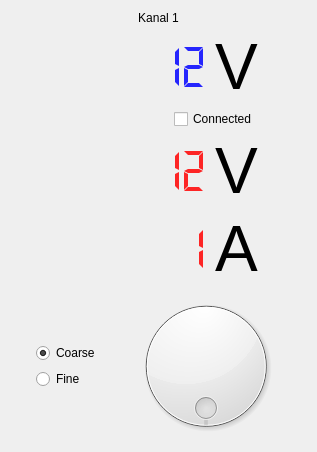
<?xml version="1.0" encoding="UTF-8"?>
<ui version="4.0">
 <class>StandardMode</class>
 <widget class="QWidget" name="StandardMode">
  <property name="geometry">
   <rect>
    <x>0</x>
    <y>0</y>
    <width>317</width>
    <height>444</height>
   </rect>
  </property>
  <property name="sizePolicy">
   <sizepolicy hsizetype="Fixed" vsizetype="Fixed">
    <horstretch>0</horstretch>
    <verstretch>0</verstretch>
   </sizepolicy>
  </property>
  <property name="windowTitle">
   <string>StandardMode</string>
  </property>
  <layout class="QVBoxLayout" name="verticalLayout">
   <item>
    <widget class="QLabel" name="channel_label">
     <property name="layoutDirection">
      <enum>Qt::LeftToRight</enum>
     </property>
     <property name="text">
      <string>Kanal 1</string>
     </property>
     <property name="alignment">
      <set>Qt::AlignCenter</set>
     </property>
    </widget>
   </item>
   <item>
    <layout class="QHBoxLayout" name="horizontalLayout_6">
     <item>
      <spacer name="horizontalSpacer_3">
       <property name="orientation">
        <enum>Qt::Horizontal</enum>
       </property>
       <property name="sizeHint" stdset="0">
        <size>
         <width>40</width>
         <height>20</height>
        </size>
       </property>
      </spacer>
     </item>
     <item>
      <layout class="QVBoxLayout" name="verticalLayout_3">
       <item>
        <layout class="QHBoxLayout" name="horizontalLayout_5">
         <item>
          <widget class="QLCDNumber" name="set_voltage_lcd">
           <property name="sizePolicy">
            <sizepolicy hsizetype="Fixed" vsizetype="Fixed">
             <horstretch>0</horstretch>
             <verstretch>0</verstretch>
            </sizepolicy>
           </property>
           <property name="minimumSize">
            <size>
             <width>150</width>
             <height>48</height>
            </size>
           </property>
           <property name="palette">
            <palette>
             <active>
              <colorrole role="WindowText">
               <brush brushstyle="SolidPattern">
                <color alpha="216">
                 <red>0</red>
                 <green>0</green>
                 <blue>255</blue>
                </color>
               </brush>
              </colorrole>
             </active>
             <inactive>
              <colorrole role="WindowText">
               <brush brushstyle="SolidPattern">
                <color alpha="216">
                 <red>0</red>
                 <green>0</green>
                 <blue>255</blue>
                </color>
               </brush>
              </colorrole>
             </inactive>
             <disabled>
              <colorrole role="WindowText">
               <brush brushstyle="SolidPattern">
                <color alpha="63">
                 <red>0</red>
                 <green>0</green>
                 <blue>0</blue>
                </color>
               </brush>
              </colorrole>
             </disabled>
            </palette>
           </property>
           <property name="autoFillBackground">
            <bool>false</bool>
           </property>
           <property name="frameShape">
            <enum>QFrame::NoFrame</enum>
           </property>
           <property name="smallDecimalPoint">
            <bool>false</bool>
           </property>
           <property name="digitCount">
            <number>6</number>
           </property>
           <property name="segmentStyle">
            <enum>QLCDNumber::Flat</enum>
           </property>
           <property name="value" stdset="0">
            <double>12.000000000000000</double>
           </property>
           <property name="intValue" stdset="0">
            <number>12</number>
           </property>
          </widget>
         </item>
         <item>
          <widget class="QLabel" name="label_2">
           <property name="sizePolicy">
            <sizepolicy hsizetype="Fixed" vsizetype="Fixed">
             <horstretch>0</horstretch>
             <verstretch>0</verstretch>
            </sizepolicy>
           </property>
           <property name="font">
            <font>
             <pointsize>48</pointsize>
             <weight>50</weight>
             <bold>false</bold>
            </font>
           </property>
           <property name="text">
            <string>V</string>
           </property>
           <property name="textInteractionFlags">
            <set>Qt::NoTextInteraction</set>
           </property>
          </widget>
         </item>
        </layout>
       </item>
       <item>
        <layout class="QHBoxLayout" name="horizontalLayout_8">
         <item>
          <spacer name="horizontalSpacer_7">
           <property name="orientation">
            <enum>Qt::Horizontal</enum>
           </property>
           <property name="sizeHint" stdset="0">
            <size>
             <width>40</width>
             <height>20</height>
            </size>
           </property>
          </spacer>
         </item>
         <item>
          <widget class="QCheckBox" name="change_voltage_check_box">
           <property name="text">
            <string>Connected</string>
           </property>
           <property name="checkable">
            <bool>false</bool>
           </property>
          </widget>
         </item>
        </layout>
       </item>
      </layout>
     </item>
     <item>
      <spacer name="horizontalSpacer_4">
       <property name="orientation">
        <enum>Qt::Horizontal</enum>
       </property>
       <property name="sizeHint" stdset="0">
        <size>
         <width>40</width>
         <height>20</height>
        </size>
       </property>
      </spacer>
     </item>
    </layout>
   </item>
   <item>
    <layout class="QHBoxLayout" name="horizontalLayout_4">
     <item>
      <spacer name="horizontalSpacer_5">
       <property name="orientation">
        <enum>Qt::Horizontal</enum>
       </property>
       <property name="sizeHint" stdset="0">
        <size>
         <width>40</width>
         <height>20</height>
        </size>
       </property>
      </spacer>
     </item>
     <item>
      <widget class="QLCDNumber" name="real_voltage_lcd">
       <property name="sizePolicy">
        <sizepolicy hsizetype="Fixed" vsizetype="Fixed">
         <horstretch>0</horstretch>
         <verstretch>0</verstretch>
        </sizepolicy>
       </property>
       <property name="minimumSize">
        <size>
         <width>150</width>
         <height>48</height>
        </size>
       </property>
       <property name="palette">
        <palette>
         <active>
          <colorrole role="WindowText">
           <brush brushstyle="SolidPattern">
            <color alpha="216">
             <red>255</red>
             <green>0</green>
             <blue>0</blue>
            </color>
           </brush>
          </colorrole>
         </active>
         <inactive>
          <colorrole role="WindowText">
           <brush brushstyle="SolidPattern">
            <color alpha="216">
             <red>255</red>
             <green>0</green>
             <blue>0</blue>
            </color>
           </brush>
          </colorrole>
         </inactive>
         <disabled>
          <colorrole role="WindowText">
           <brush brushstyle="SolidPattern">
            <color alpha="63">
             <red>0</red>
             <green>0</green>
             <blue>0</blue>
            </color>
           </brush>
          </colorrole>
         </disabled>
        </palette>
       </property>
       <property name="autoFillBackground">
        <bool>false</bool>
       </property>
       <property name="frameShape">
        <enum>QFrame::NoFrame</enum>
       </property>
       <property name="smallDecimalPoint">
        <bool>false</bool>
       </property>
       <property name="digitCount">
        <number>6</number>
       </property>
       <property name="segmentStyle">
        <enum>QLCDNumber::Flat</enum>
       </property>
       <property name="value" stdset="0">
        <double>12.000000000000000</double>
       </property>
       <property name="intValue" stdset="0">
        <number>12</number>
       </property>
      </widget>
     </item>
     <item>
      <widget class="QLabel" name="label_3">
       <property name="sizePolicy">
        <sizepolicy hsizetype="Fixed" vsizetype="Fixed">
         <horstretch>0</horstretch>
         <verstretch>0</verstretch>
        </sizepolicy>
       </property>
       <property name="font">
        <font>
         <pointsize>48</pointsize>
         <weight>50</weight>
         <bold>false</bold>
        </font>
       </property>
       <property name="text">
        <string>V</string>
       </property>
       <property name="textInteractionFlags">
        <set>Qt::NoTextInteraction</set>
       </property>
      </widget>
     </item>
     <item>
      <spacer name="horizontalSpacer_6">
       <property name="orientation">
        <enum>Qt::Horizontal</enum>
       </property>
       <property name="sizeHint" stdset="0">
        <size>
         <width>40</width>
         <height>20</height>
        </size>
       </property>
      </spacer>
     </item>
    </layout>
   </item>
   <item>
    <layout class="QHBoxLayout" name="horizontalLayout">
     <item>
      <spacer name="horizontalSpacer">
       <property name="orientation">
        <enum>Qt::Horizontal</enum>
       </property>
       <property name="sizeHint" stdset="0">
        <size>
         <width>40</width>
         <height>20</height>
        </size>
       </property>
      </spacer>
     </item>
     <item>
      <widget class="QLCDNumber" name="current_lcd">
       <property name="sizePolicy">
        <sizepolicy hsizetype="Fixed" vsizetype="Fixed">
         <horstretch>0</horstretch>
         <verstretch>0</verstretch>
        </sizepolicy>
       </property>
       <property name="minimumSize">
        <size>
         <width>150</width>
         <height>48</height>
        </size>
       </property>
       <property name="palette">
        <palette>
         <active>
          <colorrole role="WindowText">
           <brush brushstyle="SolidPattern">
            <color alpha="216">
             <red>255</red>
             <green>0</green>
             <blue>0</blue>
            </color>
           </brush>
          </colorrole>
         </active>
         <inactive>
          <colorrole role="WindowText">
           <brush brushstyle="SolidPattern">
            <color alpha="216">
             <red>255</red>
             <green>0</green>
             <blue>0</blue>
            </color>
           </brush>
          </colorrole>
         </inactive>
         <disabled>
          <colorrole role="WindowText">
           <brush brushstyle="SolidPattern">
            <color alpha="63">
             <red>0</red>
             <green>0</green>
             <blue>0</blue>
            </color>
           </brush>
          </colorrole>
         </disabled>
        </palette>
       </property>
       <property name="autoFillBackground">
        <bool>false</bool>
       </property>
       <property name="frameShape">
        <enum>QFrame::NoFrame</enum>
       </property>
       <property name="frameShadow">
        <enum>QFrame::Raised</enum>
       </property>
       <property name="digitCount">
        <number>6</number>
       </property>
       <property name="segmentStyle">
        <enum>QLCDNumber::Flat</enum>
       </property>
       <property name="value" stdset="0">
        <double>1.000000000000000</double>
       </property>
       <property name="intValue" stdset="0">
        <number>1</number>
       </property>
      </widget>
     </item>
     <item>
      <widget class="QLabel" name="label">
       <property name="sizePolicy">
        <sizepolicy hsizetype="Fixed" vsizetype="Fixed">
         <horstretch>0</horstretch>
         <verstretch>0</verstretch>
        </sizepolicy>
       </property>
       <property name="font">
        <font>
         <pointsize>48</pointsize>
         <weight>50</weight>
         <bold>false</bold>
        </font>
       </property>
       <property name="text">
        <string>A</string>
       </property>
       <property name="textInteractionFlags">
        <set>Qt::NoTextInteraction</set>
       </property>
      </widget>
     </item>
     <item>
      <spacer name="horizontalSpacer_2">
       <property name="orientation">
        <enum>Qt::Horizontal</enum>
       </property>
       <property name="sizeHint" stdset="0">
        <size>
         <width>40</width>
         <height>20</height>
        </size>
       </property>
      </spacer>
     </item>
    </layout>
   </item>
   <item>
    <layout class="QHBoxLayout" name="horizontalLayout_3">
     <item>
      <layout class="QVBoxLayout" name="verticalLayout_2">
       <property name="sizeConstraint">
        <enum>QLayout::SetMinimumSize</enum>
       </property>
       <item>
        <spacer name="verticalSpacer">
         <property name="orientation">
          <enum>Qt::Vertical</enum>
         </property>
         <property name="sizeHint" stdset="0">
          <size>
           <width>20</width>
           <height>40</height>
          </size>
         </property>
        </spacer>
       </item>
       <item>
        <widget class="QRadioButton" name="coarse_radio_button">
         <property name="sizePolicy">
          <sizepolicy hsizetype="Fixed" vsizetype="Fixed">
           <horstretch>0</horstretch>
           <verstretch>0</verstretch>
          </sizepolicy>
         </property>
         <property name="text">
          <string>Coarse</string>
         </property>
         <property name="checked">
          <bool>true</bool>
         </property>
        </widget>
       </item>
       <item>
        <widget class="QRadioButton" name="fine_radio_button">
         <property name="sizePolicy">
          <sizepolicy hsizetype="Fixed" vsizetype="Fixed">
           <horstretch>0</horstretch>
           <verstretch>0</verstretch>
          </sizepolicy>
         </property>
         <property name="text">
          <string>Fine</string>
         </property>
        </widget>
       </item>
       <item>
        <spacer name="verticalSpacer_2">
         <property name="orientation">
          <enum>Qt::Vertical</enum>
         </property>
         <property name="sizeHint" stdset="0">
          <size>
           <width>20</width>
           <height>40</height>
          </size>
         </property>
        </spacer>
       </item>
      </layout>
     </item>
     <item>
      <widget class="QDial" name="dial">
       <property name="sizePolicy">
        <sizepolicy hsizetype="Fixed" vsizetype="Fixed">
         <horstretch>0</horstretch>
         <verstretch>0</verstretch>
        </sizepolicy>
       </property>
       <property name="minimumSize">
        <size>
         <width>150</width>
         <height>150</height>
        </size>
       </property>
       <property name="maximum">
        <number>10</number>
       </property>
       <property name="singleStep">
        <number>1</number>
       </property>
       <property name="pageStep">
        <number>1</number>
       </property>
       <property name="invertedAppearance">
        <bool>false</bool>
       </property>
       <property name="invertedControls">
        <bool>false</bool>
       </property>
       <property name="wrapping">
        <bool>true</bool>
       </property>
       <property name="notchesVisible">
        <bool>false</bool>
       </property>
      </widget>
     </item>
    </layout>
   </item>
  </layout>
 </widget>
 <resources/>
 <connections/>
</ui>
